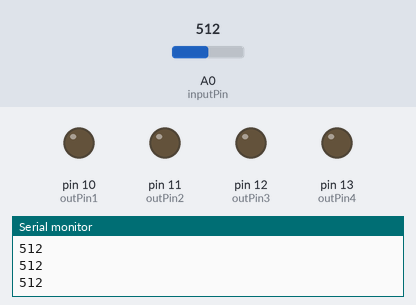
The sketch below on a simulated Arduino Uno, built with avr-gcc and run on an emulated ATmega328P. Shown: output pins drawn as LEDs (lit = HIGH), the last lines printed to the serial monitor. Dashed ring = blinking. Inputs (shaded band) come from the test bench; at power-on: A0 (inputPin) = 512.

Above: at 1.2 s.
1.3 s: A0 (inputPin) set to 931
2.8 s: A0 (inputPin) set to 952
At 3.14 s:
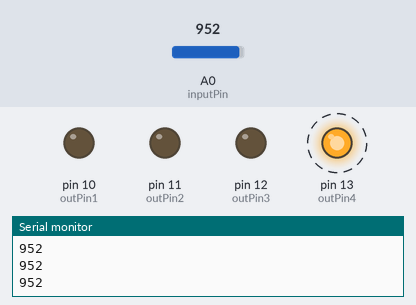
5.8 s: A0 (inputPin) set to 981
At 6.12 s:
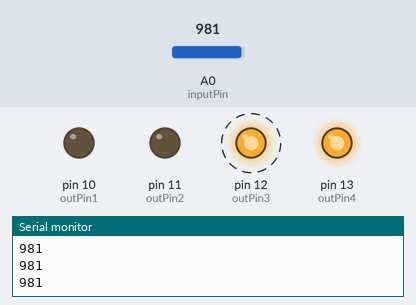
8.8 s: A0 (inputPin) set to 960
At 8.87 s:
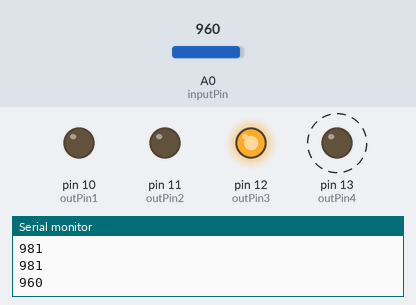
11.8 s: A0 (inputPin) set to 1010
At 11.85 s:
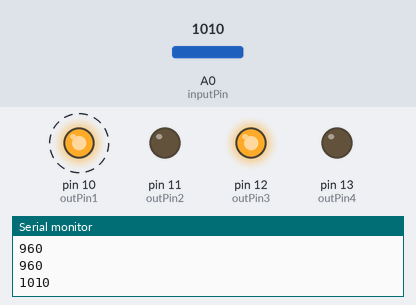
14.8 s: A0 (inputPin) set to 1000
At 14.94 s:
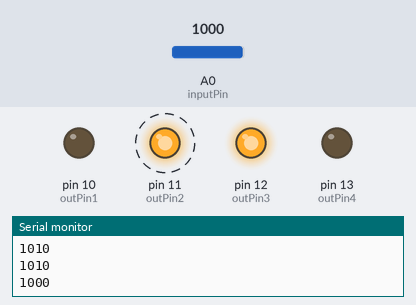
Timing chart, 0 to 18.8 s (numbered marks = the images above; inputs shaded):
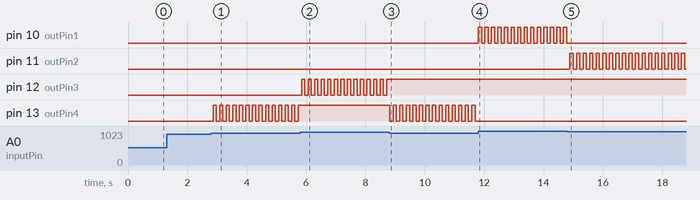

Measured:
- the behaviour switches between 939 and 940 on A0 (inputPin) (found by bisection; images 0 and 1)
- the behaviour switches between 969 and 970 on A0 (inputPin) (found by bisection; images 1 and 2)
- the behaviour switches between 1010 and 1009 on A0 (inputPin) (found by bisection; images 4 and 5)
- after the input at 2.8 s, pin 13 (outPin4): alternates HIGH for 0.11 s and LOW for 0.11 s, starting after 0.07 s
- after the input at 5.8 s, pin 12 (outPin3): alternates HIGH for 0.11 s and LOW for 0.11 s, starting after 0.05 s; pin 13 (outPin4): stops changing and stays HIGH
- after the input at 8.8 s, pin 12 (outPin3): stops changing and stays HIGH; pin 13 (outPin4): alternates HIGH for 0.11 s and LOW for 0.11 s, starting at once
- after the input at 11.8 s, pin 10 (outPin1): alternates HIGH for 0.11 s and LOW for 0.11 s, starting at once; pin 13 (outPin4): stops changing and stays LOW
- after the input at 14.8 s, pin 10 (outPin1): stops changing and stays LOW; pin 11 (outPin2): alternates HIGH for 0.11 s and LOW for 0.11 s, starting after 0.09 s

The sketch:

multi-btn_multi-led.ino
```cpp
const int inputPin = A0;
const int outPin1 = 10;
const int outPin2 = 11;
const int outPin3 = 12;
const int outPin4 = 13;

int buttonState1 = LOW;
int buttonState2 = LOW;
int buttonState3 = LOW;
int buttonState4 = LOW;

int buttonState;
int lastButtonState;

unsigned long lastDebounceTime = 0;
unsigned long debounceTime = 50;

void setup() {
  pinMode(inputPin, INPUT_PULLUP);
  pinMode(outPin1, OUTPUT);
  pinMode(outPin2, OUTPUT);
  pinMode(outPin3, OUTPUT);
  pinMode(outPin4, OUTPUT);
  Serial.begin(9600);
}

void loop() {
  int reading = analogRead(inputPin);
  Serial.println(reading);

  if (reading >= 1010) {
    buttonState1 = !buttonState1;
    digitalWrite(outPin1, buttonState1);
  } else if (reading >= 1000 && reading < 1010) {
    buttonState2 = !buttonState2;
    digitalWrite(outPin2, buttonState2);
  } else if (reading >= 970 && reading < 1000) {
    buttonState3 = !buttonState3;
    digitalWrite(outPin3, buttonState3);
  } else if (reading >= 940 && reading < 970) {
    buttonState4 = !buttonState4;
    digitalWrite(outPin4, buttonState4);
  }

  delay(110);
}

bool inArray(int a[], int num, int value) {
  int i;
  for (i=0; i<num; i++) {
    if (a[i] == value) {
      return true;
    }
  }

  return false;
}
```
